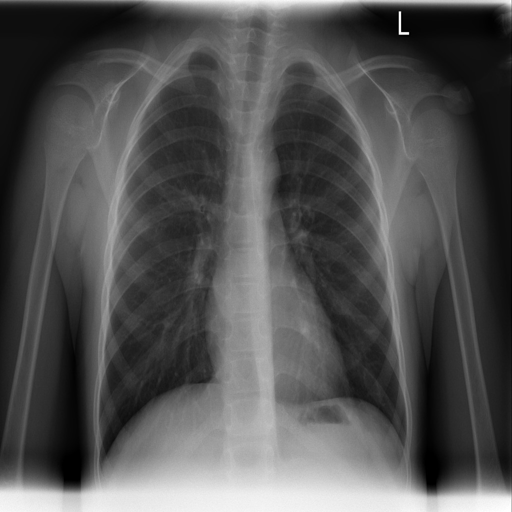
#> input picture TB_Chest_Radiography_Database/Normal/Normal-1034.png, 512 x 512 px, found by its file name; its folder holds only this picture in this run
$ jupyter execute --allow-errors pcd-final-project.ipynb   (older library calls are emulated)
#> lines starting #> are read from the running program, lines starting #| are printed output that depends on the picture; after the words box and inside, x2 and y2 are one past the last pixel; in counts of white or black regions, pixels touching at a corner belong together
[cell 1]
import cv2
import matplotlib.pyplot as plt
import numpy as np

import os

BASE_DIR = r"C:\CursorCode\TBC_DIP\Tuberculosis_Detection\TB_Chest_Radiography_Database"
normal_dir = os.path.join(BASE_DIR, "Normal")
tb_dir = os.path.join(BASE_DIR, "Tuberculosis")

print("Normal images:", len(os.listdir(normal_dir)))
#> (the rest of this cell did not finish here and is left out)

[cell 2]
sample_normal = os.listdir(normal_dir)[0]
img_normal = cv2.imread(os.path.join(normal_dir, sample_normal))
#> img_normal is the input picture: shape (512, 512, 3); min 0, max 255, mean 82.9
img_normal = cv2.cvtColor(img_normal, cv2.COLOR_BGR2RGB)

plt.figure(figsize=(5,5))
plt.imshow(img_normal)
plt.title("Sample NORMAL CXR")
plt.axis("off")
plt.show()

#> (the rest of this cell did not finish here and is left out)

[cell 3]
IMG_SIZE = 512

def preprocess_image(img_bgr):
    """
    Input  : img_bgr (OpenCV image in BGR)
    Output : preprocessed grayscale image (float32, 0–1, size 512x512)
    """
    img_resized = cv2.resize(img_bgr, (IMG_SIZE, IMG_SIZE))
    gray = cv2.cvtColor(img_resized, cv2.COLOR_BGR2GRAY)
    clahe = cv2.createCLAHE(clipLimit=2.0, tileGridSize=(8, 8))
    enhanced = clahe.apply(gray)
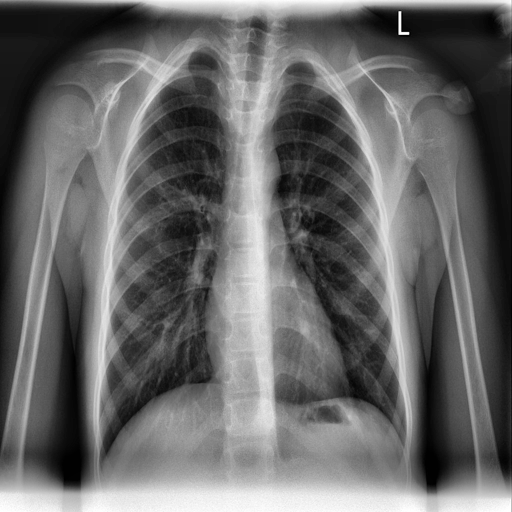
#> enhanced: shape (512, 512); min 1, max 255, mean 103.7
    denoised = cv2.medianBlur(enhanced, 3)
    norm = denoised.astype(np.float32) / 255.0
    return norm

[cell 4]
sample_normal = os.listdir(normal_dir)[0]
img_normal_bgr = cv2.imread(os.path.join(normal_dir, sample_normal))
img_normal_proc = preprocess_image(img_normal_bgr)

plt.figure(figsize=(10,5))

plt.subplot(1, 2, 1)
plt.imshow(cv2.cvtColor(img_normal_bgr, cv2.COLOR_BGR2RGB))
plt.title("Original NORMAL CXR")
plt.axis("off")

plt.subplot(1, 2, 2)
plt.imshow(img_normal_proc, cmap="gray")
plt.title("Preprocessed NORMAL CXR")
plt.axis("off")

plt.show()
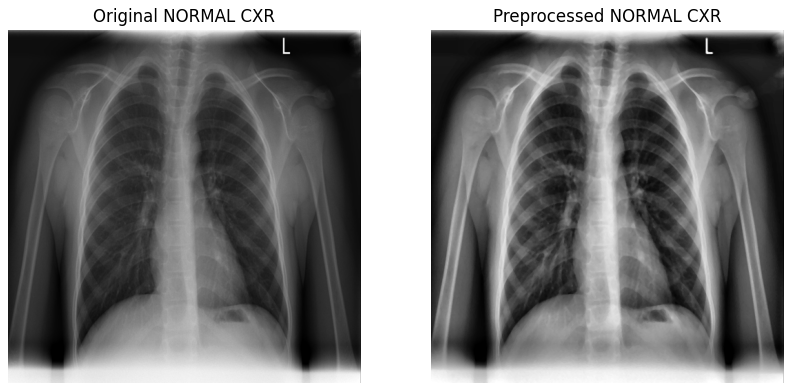
#> figure drawn by matplotlib, 2 panels

[cell 5]
from skimage.filters import threshold_otsu
from skimage.morphology import closing, opening, disk, remove_small_objects

def segment_lungs(img):
    """
    Input : img (grayscale preprocessed 512x512, 0-1 float)
    Output: lung_mask (boolean mask), and lung-only image
    """
    img_uint8 = (img * 255).astype(np.uint8)
    thresh = threshold_otsu(img_uint8)
#> thresh = 107
    mask = img_uint8 > thresh
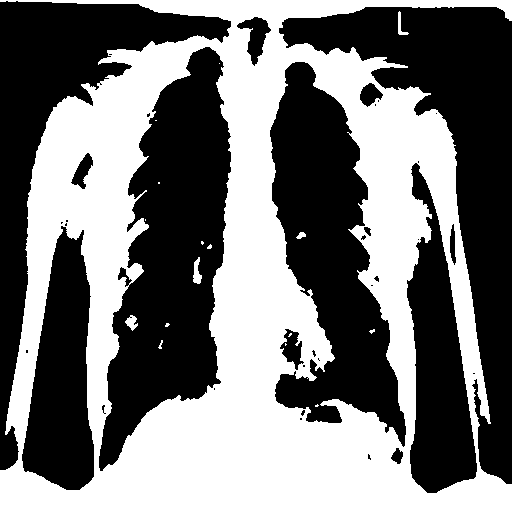
#> mask: shape (512, 512) bool; 46.4% white; 17 white regions (11 under 20 px), largest, box (x1, y1, x2, y2) and area: (0, 0, 512, 512) 121187, (193, 257, 202, 284) 145, (125, 315, 138, 331) 116, (398, 11, 409, 35) 92, (296, 232, 306, 239) 44, (158, 340, 163, 349) 21
    mask = closing(mask, disk(5))
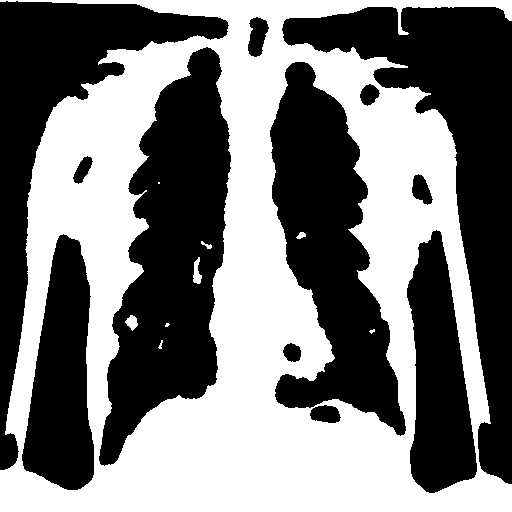
#> mask: shape (512, 512) bool; 47.6% white; 9 white regions (3 under 20 px), largest, box (x1, y1, x2, y2) and area: (0, 0, 512, 512) 124422, (193, 257, 202, 284) 145, (125, 315, 138, 331) 126, (296, 232, 306, 239) 45, (201, 241, 212, 249) 38, (158, 340, 163, 349) 22
    mask = opening(mask, disk(5))
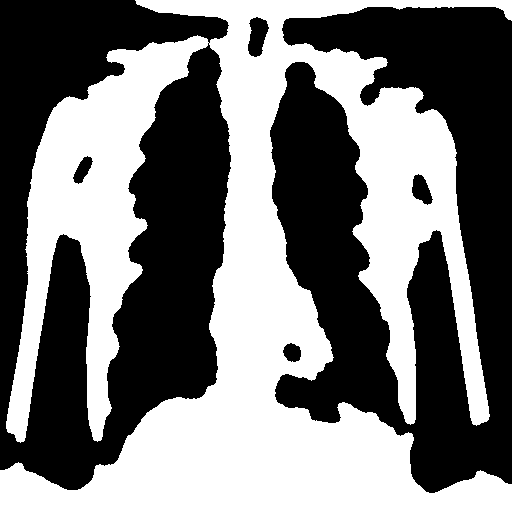
#> mask: shape (512, 512) bool; 46.7% white; 1 white region, box (x1, y1, x2, y2) and area: (0, 0, 512, 512) 122552
    mask = remove_small_objects(mask, 300)
    return mask

[cell 6]
sample_normal = os.listdir(normal_dir)[0]
img_normal_bgr = cv2.imread(os.path.join(normal_dir, sample_normal))
img_prep = preprocess_image(img_normal_bgr)
lung_mask = segment_lungs(img_prep)
lung_only = img_prep * lung_mask
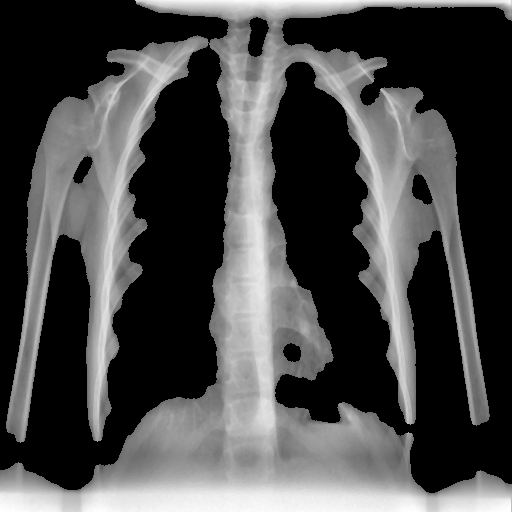
#> lung_only: shape (512, 512) float32; min 0, max 0.996, mean 0.288

plt.figure(figsize=(15,5))

plt.subplot(1,3,1)
plt.imshow(img_prep, cmap="gray")
plt.title("Preprocessed")
plt.axis("off")

plt.subplot(1,3,2)
plt.imshow(lung_mask, cmap="gray")
plt.title("Lung Mask (Otsu + Morphology)")
plt.axis("off")

plt.subplot(1,3,3)
plt.imshow(lung_only, cmap="gray")
plt.title("Lung Area Only")
plt.axis("off")

plt.show()

$ run again, on TB_Chest_Radiography_Database/Normal/Normal-1263.png
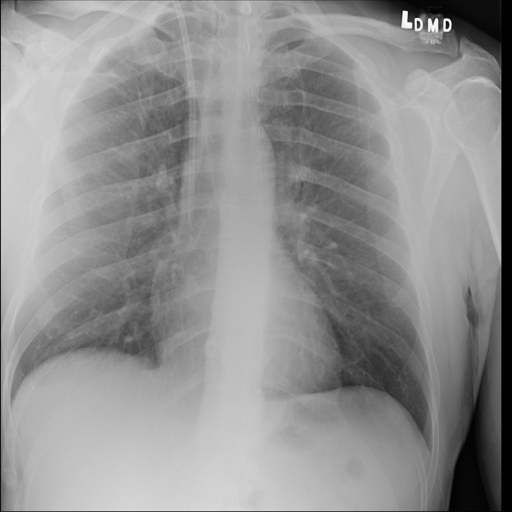
#> input picture TB_Chest_Radiography_Database/Normal/Normal-1263.png, 512 x 512 px, found by its file name
#> img_normal is the input picture: shape (512, 512, 3); min 0, max 255, mean 145
#> thresh = 129
#> in segment_lungs, `mask = img_uint8 > thresh`:
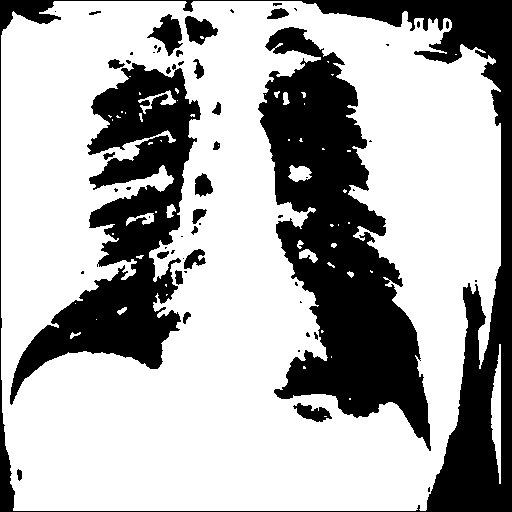
#> mask: shape (512, 512) bool; 67.8% white; 58 black regions (32 under 20 px), largest, box (x1, y1, x2, y2) and area: (258, 27, 431, 451) 33551, (0, 0, 512, 512) 24226, (10, 63, 201, 405) 23029
#> `lung_only = img_prep * lung_mask`:
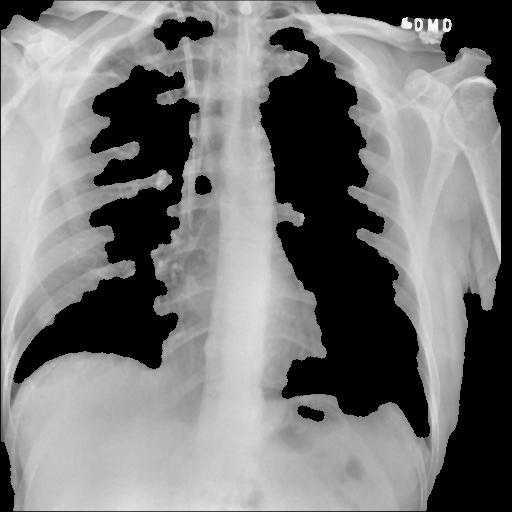
#> lung_only: shape (512, 512) float32; min 0, max 0.996, mean 0.474

$ run again, on TB_Chest_Radiography_Database/Normal/Normal-128.png
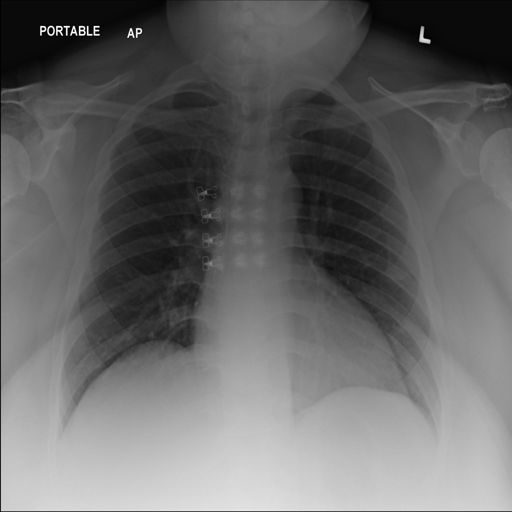
#> input picture TB_Chest_Radiography_Database/Normal/Normal-128.png, 512 x 512 px, found by its file name
#> img_normal is the input picture: shape (512, 512, 3); min 0, max 255, mean 103.7
#> thresh = 106
#> in segment_lungs, `mask = img_uint8 > thresh`:
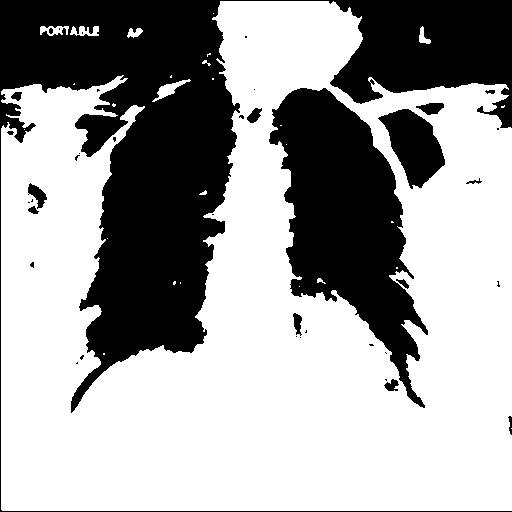
#> mask: shape (512, 512) bool; 63.5% white; 39 black regions (23 under 20 px), largest, box (x1, y1, x2, y2) and area: (0, 0, 512, 512) 67422, (269, 88, 428, 408) 24003, (378, 109, 445, 189) 2992
#> `lung_only = img_prep * lung_mask`:
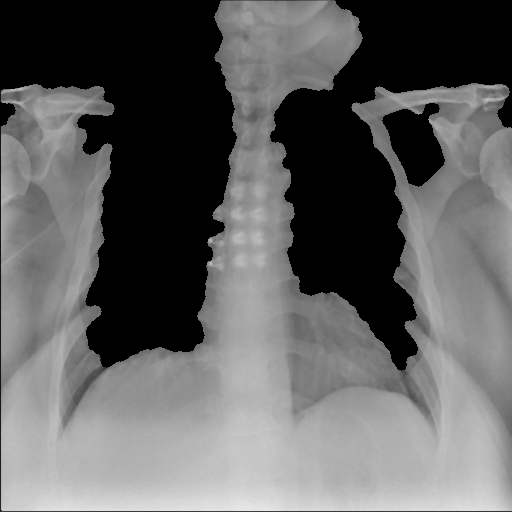
#> lung_only: shape (512, 512) float32; min 0, max 0.906, mean 0.382

$ run again, on TB_Chest_Radiography_Database/Normal/Normal-1298.png
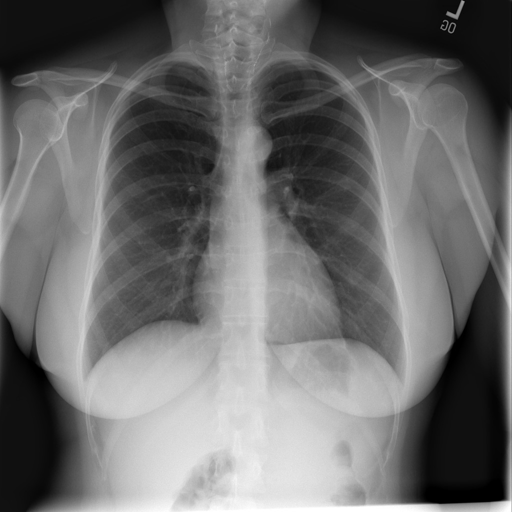
#> input picture TB_Chest_Radiography_Database/Normal/Normal-1298.png, 512 x 512 px, found by its file name
#> img_normal is the input picture: shape (512, 512, 3); min 0, max 255, mean 109
#> thresh = 117
#> in segment_lungs, `mask = img_uint8 > thresh`:
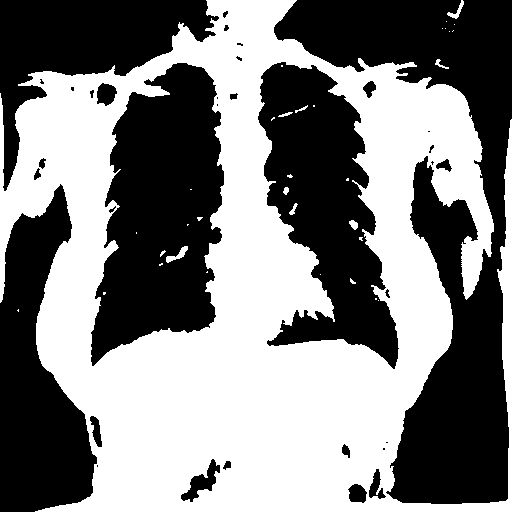
#> mask: shape (512, 512) bool; 50.2% white; 34 black regions (13 under 20 px), largest, box (x1, y1, x2, y2) and area: (274, 0, 512, 504) 43660, (91, 63, 224, 366) 27256, (258, 62, 399, 369) 23117
#> `lung_only = img_prep * lung_mask`:
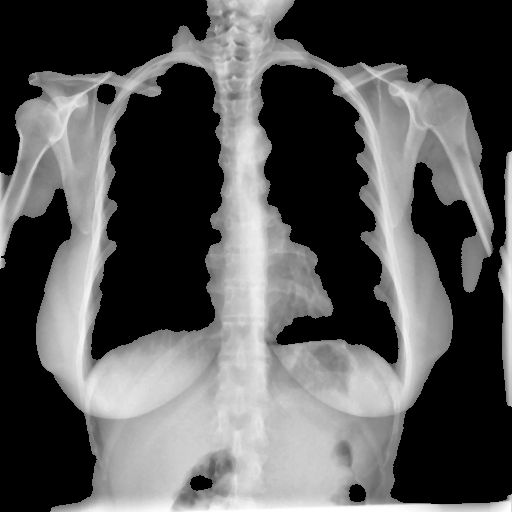
#> lung_only: shape (512, 512) float32; min 0, max 1, mean 0.343
